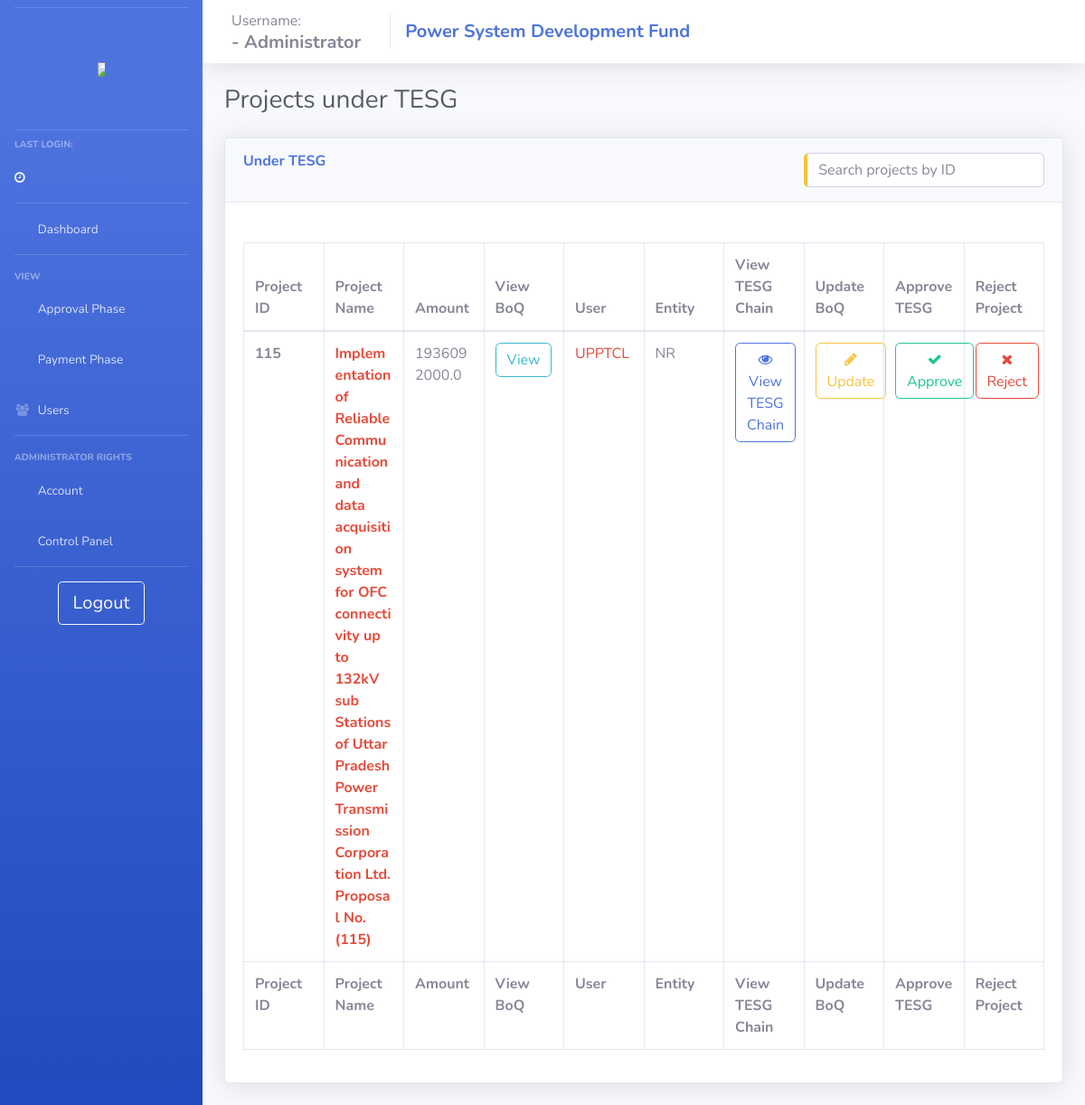
The app's page /TESG_projects/ (signed in) with its own data.
### psdf_main/models.py (models this page shows)
class projects(models.Model):
    userid = models.ForeignKey(users, null = True, on_delete = models.SET_NULL)
    name = models.CharField(max_length=200, null = False)
    newid = models.IntegerField(null = True, unique=True)
    dprsubdate = models.DateField(null = True)
    amt_asked = models.FloatField(null = False)
    amt_approved = models.FloatField(null = True)
    amt_released = models.FloatField(null = True)
    schedule = models.IntegerField(null = True)
    fundcategory = models.CharField(max_length=20, null = True)
    projectpath = models.TextField(null = True)
    quantumOfFunding = models.FloatField(null = True)
    status = models.CharField(max_length=1, null = True, default = '1')
    submitted_boq  = models.TextField(null=True)
    approved = models.BooleanField(default = False)
    deny = models.BooleanField(default = False)
    remark = models.TextField(null = True)
    denydate = models.DateField(null = True)
    approvedate = models.DateField(null = True)
    tesg_list = models.TextField(null=True)
    dpraprdate = models.DateField(null = True, auto_now_add=True)
    tesgaprdate = models.DateField(null = True)
    appraprdate = models.DateField(null = True)
    moniaprdate = models.DateField(null = True)
    workflow = models.TextField(null=True)
    doc_path = models.TextField(null=True)
    doc_sign_date = models.DateField(null=True)

class users(models.Model):
    username = models.CharField(max_length=200, null = False, unique = True)
    password = models.CharField(max_length=200, null = True)
    nodal = models.CharField(max_length=200, null = True)
    region = models.CharField(max_length=20, null = True)
    email = models.TextField(max_length=50, null=True)
    utilname = models.CharField(max_length=400, null = True)
    contact = models.CharField(max_length=10, null = True)
    address = models.CharField(max_length=500, null = True)
    reqdate = models.DateField(auto_now_add=True,null = True)
    aprdate = models.DateField( null = True)
    lastlogin = models.DateTimeField(null = True)
    admin = models.BooleanField(default=False)
    auditor = models.BooleanField(default=False)
    active = models.BooleanField(default=False)
    activate = models.BooleanField(default=False)
    notification = models.TextField(null=True)
    tpd = models.TextField(null=True)

### psdf_main/admin_TESG.py (the view)
# urls.py: path('TESG_projects/', views.TESG_projects, name="TESG_projects"),
def TESG_projects(request):
    if adminonline(request):
        context = full_admin_context(request)
        return render(request, 'psdf_main/_admin_TESG_projects.html', context)
    else:
        return oops(request)

### psdf_main/helpers.py (called while the page is built, shortened)
def adminonline(request):
    if (request.session.has_key('user') and request.session.has_key('admin')):
        return True
    else:
        return False

def userDetails(username):
    user = {}
    userobj = users.objects.filter(username = username)[:1]
    return user

def pen_users(request):
    if adminonline(request):
        penuser = users.objects.filter(activate = False)
        return penuser
    else:
        return oops(request)

def pen_users_num(request):
    if adminonline(request):
        penuser = pen_users(request)
        if penuser:
            return penuser.count()
        else:
            return 0
    else:
        return oops(request)

def full_admin_context(request):
    if adminonline(request):
        context = {'user':userDetails(request.session['user']) , 'nopendingusers' : pen_users_num(request), 'nopendingprojects' : temp_projects.objects.all().exclude(deny = True).count()}
        context['tesgprojects'] = projects.objects.filter(status = '1', deny = False)
        context['appraisal_projects'] = projects.objects.filter(status = '2', deny = False)
        context['monitoring_projects'] = projects.objects.filter(status = '3', deny = False)
        context['noTESG'] = context['tesgprojects'].count()
        context['noappr'] = context['appraisal_projects'].count()
        context['nomon'] = context['monitoring_projects'].count()
        return context
    else:
        return {}

### psdf_main/templates/psdf_main/_admin_TESG_projects.html (shortened to what this page needs)
{% extends 'psdf_main/includes/admin_layout.html'%} {% load static %} {% block body %}
<div class="d-sm-flex align-items-center justify-content-between mb-4">
    <h1 class="h3 mb-0 text-gray-800">Projects under TESG</h1>
</div>
<div class="row">
    <div class="col-lg-12">
        <div class="card shadow mb-4">
            <div class="card-header py-3">
                <h6 class="m-0 font-weight-bold text-primary">Under TESG
                    <input type="text" id="temp_proj_search" class="form-control input-text pull-right border-left-warning" onkeyup="get_temp_proj('temp_proj_search','dataTable')" placeholder="Search projects by ID" title="Search" style="margin:auto; width: 30%;">
                </h6>
            </div>
            <div class="card-body">
                <br>
                <div class="table-responsive">
                    <table class="table table-bordered" id="dataTable" width="100%" cellspacing="0" style="table-layout: fixed;
                    width: 100%;">
                        <thead>
                            <tr>
                                <th>Project ID</th>
                                <th>Project Name</th>
                                <th>Amount</th>
                                <th>View BoQ</th>
                                <th>User</th>
                                <th>Entity</th>
                                <th>View TESG Chain</th>
                                <th>Update BoQ</th>
                                <th>Approve TESG</th>
                                <th>Reject Project</th>
                            </tr>
                        </thead>
                        <tfoot>
                            <tr>
                                <th>Project ID</th>
                                <th>Project Name</th>
                                <th>Amount</th>
                                <th>View BoQ</th>
                                <th>User</th>
                                <th>Entity</th>
                                <th>View TESG Chain</th>
                                <th>Update BoQ</th>
                                <th>Approve TESG</th>
                                <th>Reject Project</th>
                            </tr>
                        </tfoot>
                        <tbody>
                            {% if not tesgprojects %}
                            <tr>
                                <td>Not Available</td>
                                <td>Not Available</td>
                                <td>Not Available</td>
                                <td>Not Available</td>
                                <td>Not Available</td>
                                <td>Not Available</td>
                                <td>Not Available</td>
                                <td>Not Available</td>
                                <td>Not Available</td>
                                <td>Not Available</td>
                            </tr>
                            {% else %} {% for proj in tesgprojects %}
                            <tr>
                                <td class="font-weight-bolder">{{proj.newid}}</td>
                                <td><a href="/admin_project_details/{{proj.id}}" class="font-weight-bold text-danger">{{proj.name}}</a></td>
                                <td>{{proj.amt_asked}}</td>
                                <td>
                                    <a href="/admin_boq_view/{{proj.id}}_admintesgprojects" class="btn btn-outline-info">View</a>
                                </td>
                                <td><a href="/view_user/{{proj.userid.id}}" class="text-danger">{{proj.userid.username}}</a></td>
                                <td>{{proj.userid.region}}</td>
                                <td>
                                    <a class="btn btn-outline-primary btn-responsive" href="/TESG_chain/{{proj.id}}">
                                        <i class="fa fa-eye"></i> View TESG Chain
                                    </a>
                                </td>
                                <td class=" text-center">
                                    <a class="btn btn-outline-warning btn-responsive" href="/update_boq/{{proj.id}}">
                                        <i class="fa fa-pencil"></i> Update
                                    </a>
                                </td>
                                <td class="text-center"><button type="button" class="btn btn-outline-success btn-responsive" data-toggle="modal" data-target="#modalforAppr{{proj.id}}">
                                        <i class="fa fa-check"></i> Approve
                                    </button></td>
                                <td class="text-center"><button type="button" class="btn btn-outline-danger btn-responsive" data-toggle="modal" data-target="#modalforreject{{proj.id}}">
                                    <i class="fa fa-close"></i> Reject
                                </button></td>
                            </tr>
                            {% endfor %} {% endif %}
                        </tbody>
                    </table>
                </div>
            </div>
        </div>
    </div>
</div>
{% endblock %}

### static/css/base.css (style rules this page uses)
.btn-responsive { white-space: normal !important; word-wrap: break-word; }
.table-responsive { max-height: 80%; }

### records on screen
projects: newid "115", name "Implementation of Reliable Communication and data acquisition system for OFC connectivity up to 132kV sub Stations of Uttar Pradesh Power Transmission Corporation Ltd. Proposal No. (115)", amt_asked "1936092000.0", userid.username "UPPTCL", userid.region "NR"
